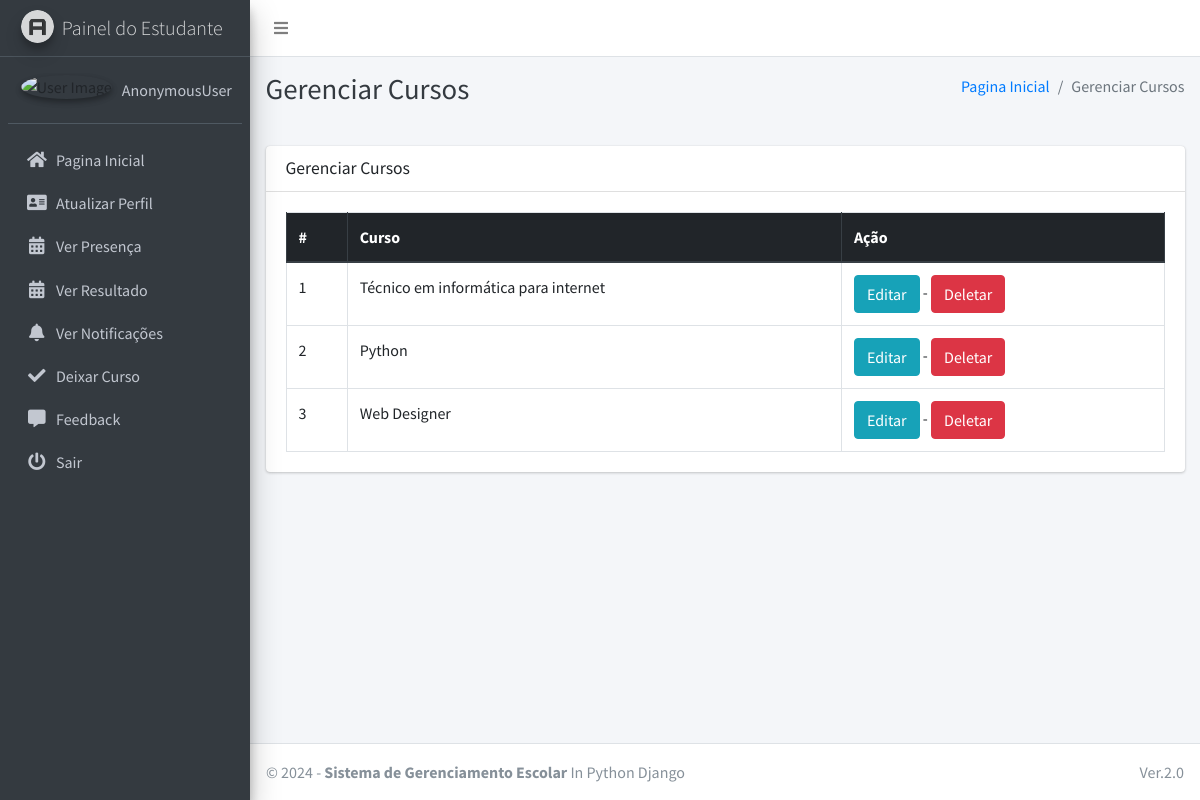
The page /course/manage/ on the database its author committed.
### main_app/models.py (models this page shows, shortened)
class Course(models.Model):
    name = models.CharField(max_length=120)
    created_at = models.DateTimeField(auto_now_add=True)
    updated_at = models.DateTimeField(auto_now=True)

### main_app/hod_views.py (the view)
# urls.py: path("course/manage/", hod_views.manage_course, name='manage_course'),
def manage_course(request):
    courses = Course.objects.all()
    context = {
        'courses': courses,
        'page_title': 'Gerenciar Cursos'
    }
    return render(request, "hod_template/manage_course.html", context)

### main_app/templates/hod_template/manage_course.html
{% extends 'main_app/base.html' %}
{% load static %}
{% block page_title %}{{page_title}}{% endblock page_title %}
{% block content %}
<section class="content">
    <div class="container-fluid">
        <div class="row">
            <div class="col-md-12">
                <div class="card">
                    <div class="card-header">
                        <h3 class="card-title">{{page_title}}</h3>
                    </div>
                    <div class="card-body">
                        <table id="example2" class="table table-bordered table-hover">
                            <thead class="thead-dark">
                                <tr>
                                    <th>#</th>
                                    <th>Curso</th>
                                    <th>Ação</th>
                                </tr>
                            </thead>
                            <tbody>
                                {% for course in courses %}
                                <tr>
                                    <td>{{ forloop.counter }}</td>
                                    <td>{{course.name}}</td>
                                    <td>
                                        <a href="{% url 'edit_course' course.id %}" class="btn btn-info">Editar</a> -
                                        <a href="{% url 'delete_course' course.id %}" onclick="return confirm('Tem certeza de que deseja excluir este curso?')" class="btn btn-danger">Deletar</a>
                                    </td>
                                </tr>
                                {% endfor %}
                            </tbody>
                        </table>
                    </div>
                </div>
            </div>
        </div>
    </div>
</section>
{% endblock content %}

### rows shown on the page
Course: name "Técnico em informática para internet"
Course: name "Python"
Course: name "Web Designer"

### other values the page prints
{{ user }} "AnonymousUser"
{{ page_title }} "Gerenciar Cursos"
